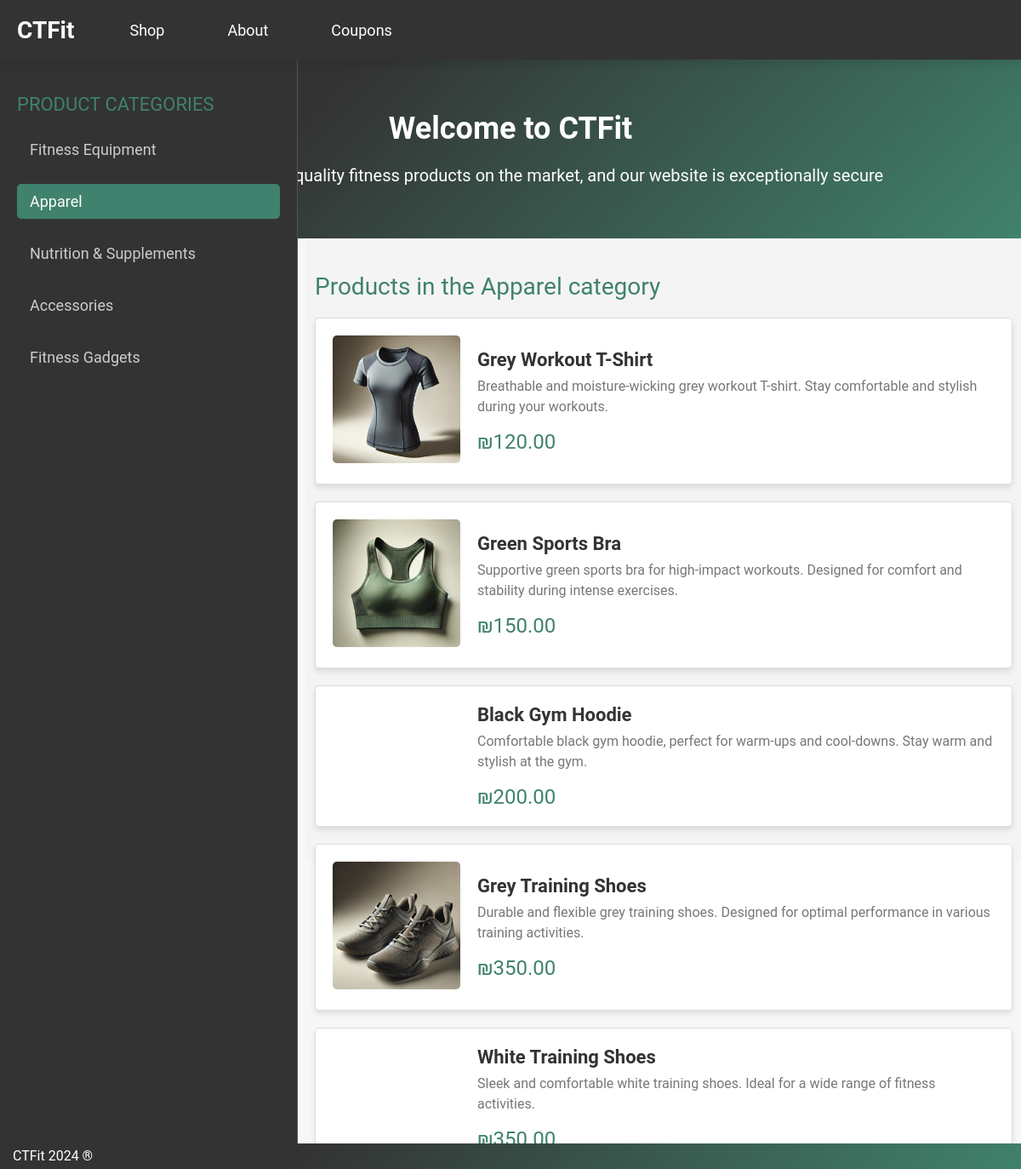
/category.php?category=Apparel, run on the app's committed database.
### tables this page shows
CREATE TABLE `products_2` (
  `id` int NOT NULL,
  `image` varchar(255) NOT NULL,
  `title` varchar(255) NOT NULL,
  `price` varchar(10) NOT NULL,
  `description` text NOT NULL,
  `category` varchar(100) NOT NULL,
  `meta_description` varchar(255) NOT NULL,
  `meta_keywords` varchar(255) NOT NULL
);

### php/functions.php (called while the page is built, shortened)
<?php
function dbConnect(){
    $mysqli = new mysqli(SERVER, USERNAME, PASSWORD, DATABASE);
    if($mysqli->connect_errno != 0){
        return FALSE;
    }else{
        return $mysqli;
    }
}
function getCategories(){
    $mysqli = dbConnect();
    $result = $mysqli->query("SELECT DISTINCT category FROM products_2");
    while($row = $result->fetch_assoc()){
        $categories[] = $row;
    }
    return $categories;
}
function getProductsByCategory($category){
    $mysqli = dbConnect();
    $smtp = $mysqli->prepare("SELECT * FROM products_2 WHERE category = ?");
    $smtp->bind_param("s", $category);
    $smtp->execute();
    $result = $smtp->get_result();
    $data = $result->fetch_all(MYSQLI_ASSOC);
    return $data;
}

### category.php (the view, shortened to what this page needs)
<?php require "php/functions.php" ?>
<?php
    if (isset($_GET["category"])) {
        $cat = urldecode($_GET["category"]);
    }
?>
<!DOCTYPE html>
<html lang="en">
<head>
    <link rel="stylesheet" href="css/style.css">
</head>
<body>
    <?php include "includes/nav.php" ?>
    <?php include "includes/header.php" ?>
    <main>
        <div class="left">
            <div class="section-title">Product Categories</div>
            <?php $categories = getCategories(); ?>
            <?php
                foreach ($categories as $category) {
                   ?>
                        <a href="category.php?category=<?php echo urlencode($category['category']) ?>">
                            <?php echo ucfirst($category['category']) ?>
                        </a>
                    <?php
                }
            ?>
        </div>
        <div class="right">
            <div class="section-title">Products in the <?php echo ucfirst($cat)?> category</div>
            <div class="product-list">
                <?php $products = getProductsByCategory($cat); ?>
                <?php foreach ($products as $product): ?>
                    <div class="product">
                        <div class="product-left">
                            <img src="<?php echo "products/{$product['image']}" ?>" alt="">
                        </div>
                        <div class="product-right">
                            <p class="title">
                                <a href="product.php?title=<?php echo urlencode($product['title']) ?>">
                                    <?php echo $product['title'] ?>
                                </a>
                            </p>
                            <p class="description">
                                <?php echo $product['description'] ?>
                            </p>
                            <p class="price">
                                <?php echo $product['price'] ?>
                            </p>
                        </div>
                    </div>
                <?php endforeach; ?>
            </div>
        </div>
    </main>
    <?php include "includes/footer.php" ?>
</body>
</html>

### css/style.css (style rules this page uses)
* { margin: 0; padding: 0; box-sizing: border-box; }
html, body { height: 100%; margin: 0; padding: 0; font-family: 'Roboto', sans-serif; color: #333; background-color: #f7f7f7; }
main { display: flex; height: calc(100vh - 70px); margin-top: 0; }
main .left { background-color: #333; border-right: thin solid #555; padding: 20px; color: #ccc; width: 350px; position: fixed; top: 70px; left: 0; bottom: 0; }
main .left .section-title { font-size: 22px; margin-bottom: 20px; margin-top: 20px; color: #40826D; text-transform: uppercase; }
main .left a { display: block; text-decoration: none; color: #ccc; font-size: 18px; margin-bottom: 20px; padding: 10px 15px; border-radius: 5px; transition: background-color 0.3s, color 0.3s; }
main .left a:hover, main .left a.active { background-color: #40826D; color: #fff; }
main .right { flex-grow: 1; padding: 40px 10px; margin-left: 360px; background-color: #f4f4f4; }
main .right .section-title { font-size: 28px; color: #40826D; margin-bottom: 20px; }
main .right .product-list { display: flex; flex-direction: column; gap: 20px; }
main .right .product { display: flex; padding: 20px; background-color: #fff; border: 1px solid #ddd; border-radius: 5px; box-shadow: 0 4px 6px rgba(0, 0, 0, 0.1); transition: transform 0.3s, box-shadow 0.3s; }
main .right .product-left { flex: 0 0 150px; margin-right: 20px; }
main .right .product-left img { width: 100%; border-radius: 5px; transition: transform 0.3s; }
main .right .product-right { flex: 1; display: flex; flex-direction: column; justify-content: center; }
main .right .title a { font-weight: bold; font-size: 22px; text-decoration: none; color: #333; line-height: 28px; margin-bottom: 10px; transition: color 0.3s; }
main .right .description { margin-top: 5px; color: #777; font-size: 16px; line-height: 24px; }
main .right .price { font-size: 24px; margin-top: 15px; color: #40826D; }

### data on the page
products_2: image (picture), title "Grey Workout T-Shirt", description "Breathable and moisture-wicking grey workout T-shirt. Stay comfortable and stylish during your workouts.", price "₪120.00"
products_2: image (picture), title "Green Sports Bra", description "Supportive green sports bra for high-impact workouts. Designed for comfort and stability during intense exercises.", price "₪150.00"
products_2: title "Black Gym Hoodie", description "Comfortable black gym hoodie, perfect for warm-ups and cool-downs. Stay warm and stylish at the gym.", price "₪200.00"
products_2: image (picture), title "Grey Training Shoes", description "Durable and flexible grey training shoes. Designed for optimal performance in various training activities.", price "₪350.00"
products_2: title "White Training Shoes", description "Sleek and comfortable white training shoes. Ideal for a wide range of fitness activities.", price "₪350.00"

### other printed values
$category['category'] "Fitness Equipment"
$category['category'] "Apparel"
$category['category'] "Nutrition & Supplements"
$category['category'] "Accessories"
$category['category'] "Fitness Gadgets"
$cat "Apparel"
